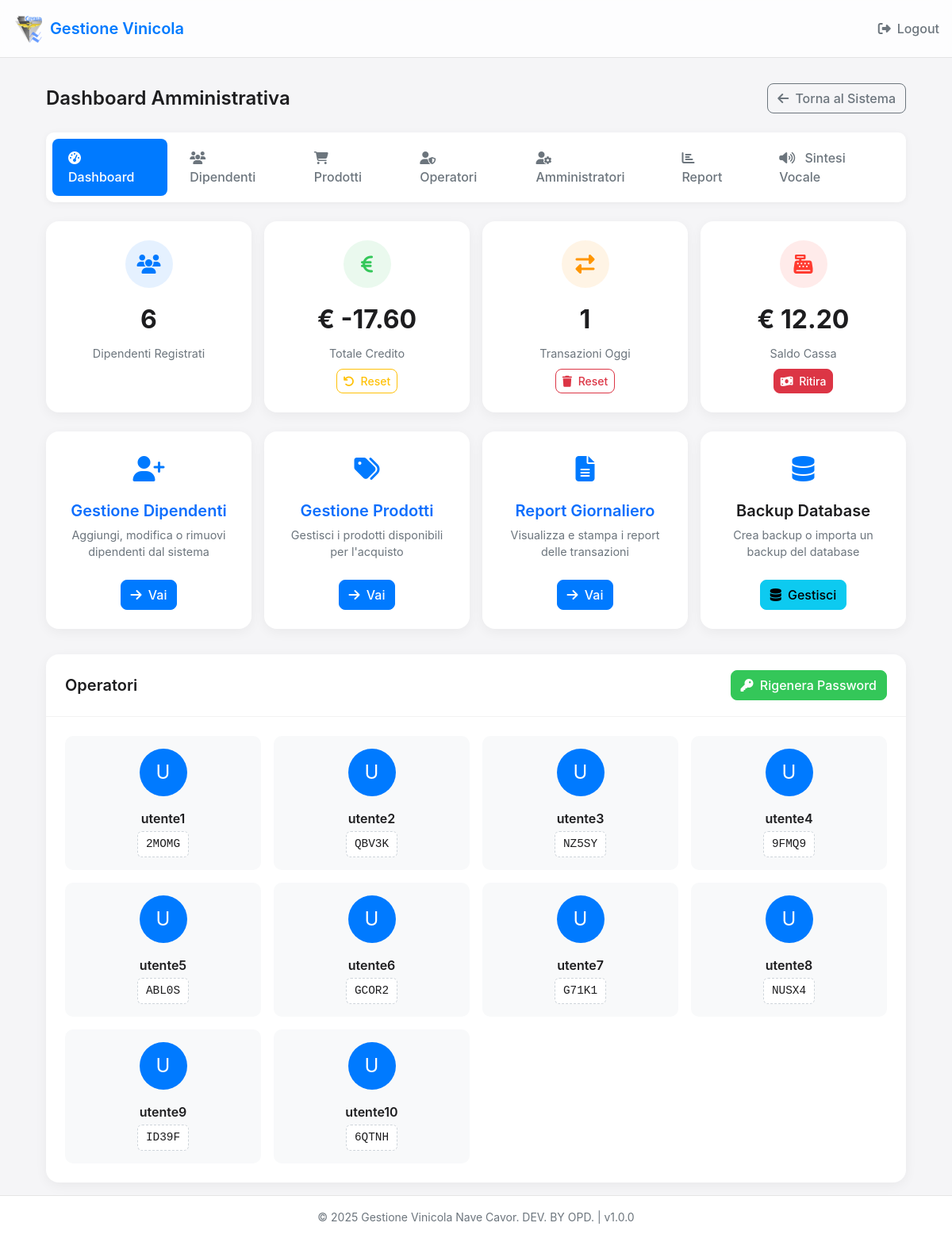
/admin/dashboard (signed in), run on an earlier commit of the app's database.
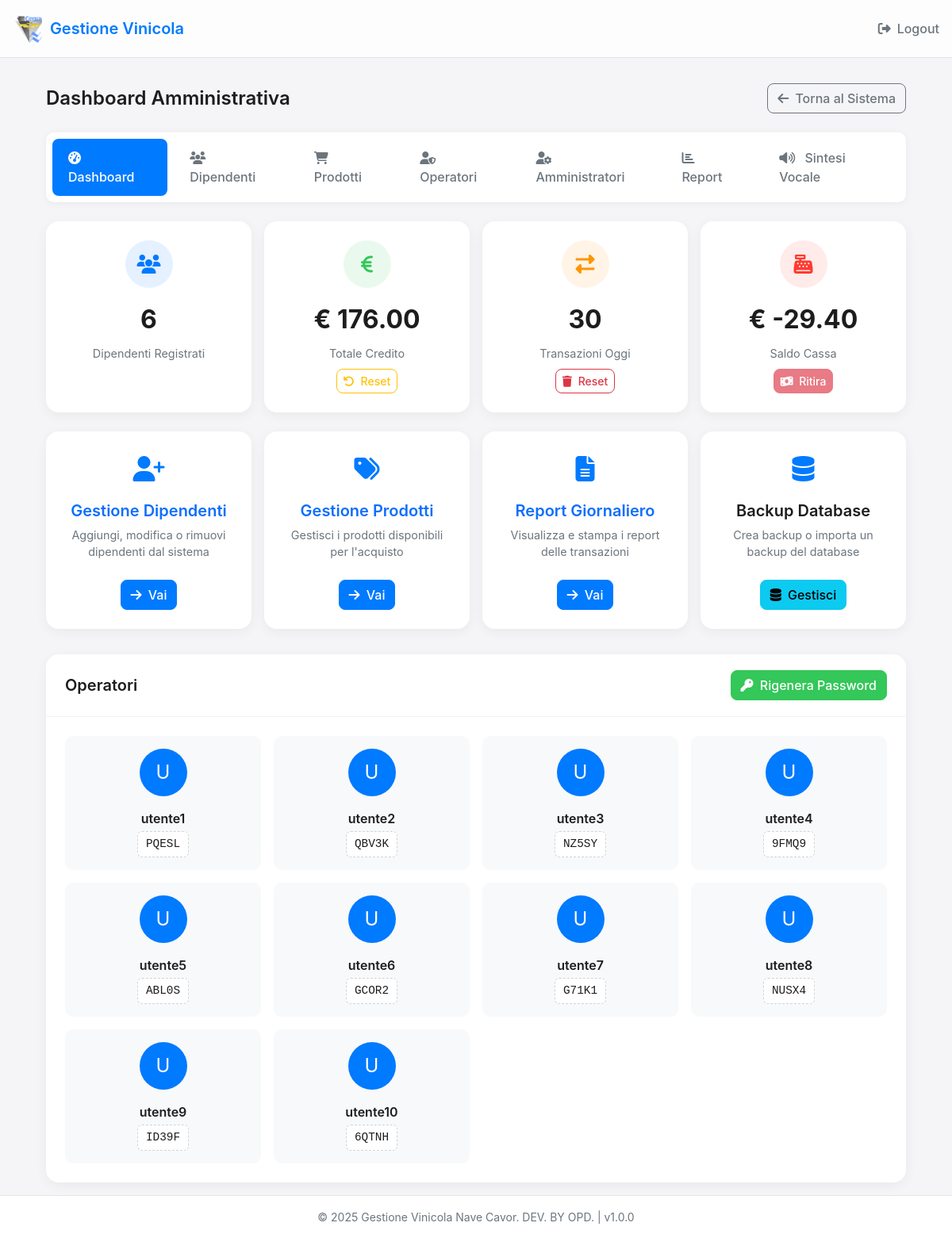
And on a later commit of the database.
### app.py (models this page shows)
class Operator(db.Model):
    id = db.Column(db.Integer, primary_key=True)
    username = db.Column(db.String(50), unique=True)  # utente1, utente2, ecc.
    password = db.Column(db.String(10))  # Password in chiaro per facilità di uso (5 caratteri)
    active = db.Column(db.Boolean, default=True)

### app.py (the view)
@app.route('/admin/dashboard')
def admin_dashboard():
    if session.get('admin_logged_in') != True:
        return redirect(url_for('admin_login'))
    employees_count = Employee.query.count()
    total_credit = db.session.query(db.func.sum(Employee.credit)).scalar() or 0
    transactions_today = Transaction.query.filter(
        Transaction.timestamp >= datetime.today().replace(hour=0, minute=0, second=0),
        Transaction.transaction_type != 'cancellation'
    ).count()
    operators = Operator.query.all()
    cash_register = Employee.query.filter_by(code='CASSA').first()
    cash_balance = float(cash_register.credit) if cash_register else 0.0
    is_super_admin = session.get('is_super_admin', False)
    return render_template(
        'admin_dashboard.html',
        employees_count=employees_count,
        total_credit=float(total_credit),
        transactions_today=transactions_today,
        operators=operators,
        is_super_admin=is_super_admin,
        cash_balance=cash_balance
    )

### app.py (called while the page is built)
@app.context_processor
def inject_app_info():
    now = datetime.now()
    return {
        'app_name': app.config['APP_NAME'],
        'app_version': app.config['APP_VERSION'],
        'now': now
    }

### templates/admin_dashboard.html (shortened to what the changed rows need)
{% extends "base.html" %}
{% block content %}
<div class="admin-container">
    <div class="admin-header">
        <h1 class="admin-title">Dashboard Amministrativa</h1>
    </div>
    <div class="stats-row">
        <div class="stat-card">
            <div class="stat-icon stat-icon-green">
                <i class="fas fa-euro-sign"></i>
            </div>
            <div class="stat-value">€ {{ "%.2f"|format(total_credit) }}</div>
            <div class="stat-label">Totale Credito</div>
            <button type="button" class="btn btn-sm btn-outline-warning mt-2" onclick="openResetTotalCreditModal()" title="Reset Totale Credito">
                <i class="fas fa-undo me-1"></i> Reset
            </button>
        </div>
        <div class="stat-card">
            <div class="stat-icon stat-icon-orange">
                <i class="fas fa-exchange-alt"></i>
            </div>
            <div class="stat-value">{{ transactions_today }}</div>
            <div class="stat-label">Transazioni Oggi</div>
            <button type="button" class="btn btn-sm btn-outline-danger mt-2" onclick="openResetTodayTransactionsModal()" title="Reset Transazioni Oggi">
                <i class="fas fa-trash me-1"></i> Reset
            </button>
        </div>
        <div class="stat-card">
            <div class="stat-icon" style="background-color: rgba(255, 59, 48, 0.1); color: var(--danger-color);">
                <i class="fas fa-cash-register"></i>
            </div>
            <div class="stat-value">€ {{ "%.2f"|format(cash_balance) }}</div>
            <div class="stat-label">Saldo Cassa</div>
            <button class="btn btn-danger btn-sm mt-2" id="withdrawCashBtn" {% if cash_balance <= 0 %}disabled{% endif %}>
                <i class="fas fa-money-bill-wave me-1"></i> Ritira
            </button>
        </div>
    </div>
    <div class="operators-section">
        <div class="operators-card">
            <div class="operators-grid">
                {% for operator in operators %}
                <div class="operator-card">
                    <div class="operator-avatar">
                        {{ operator.username[0]|upper }}
                    </div>
                    <div class="operator-username">{{ operator.username }}</div>
                    <div class="operator-password">{{ operator.password }}</div>
                </div>
                {% endfor %}
            </div>
        </div>
    </div>
</div>
{% endblock %}

What changed in the data, as far as the page shows it:
changed Operator "utente1": password "2MOMG" → "PQESL"
Also different on the page:
{{ "%.2f"|format(total_credit) }}: "-17.60" → "176.00"
{{ transactions_today }}: "1" → "30"
{{ "%.2f"|format(cash_balance) }}: "12.20" → "-29.40"
